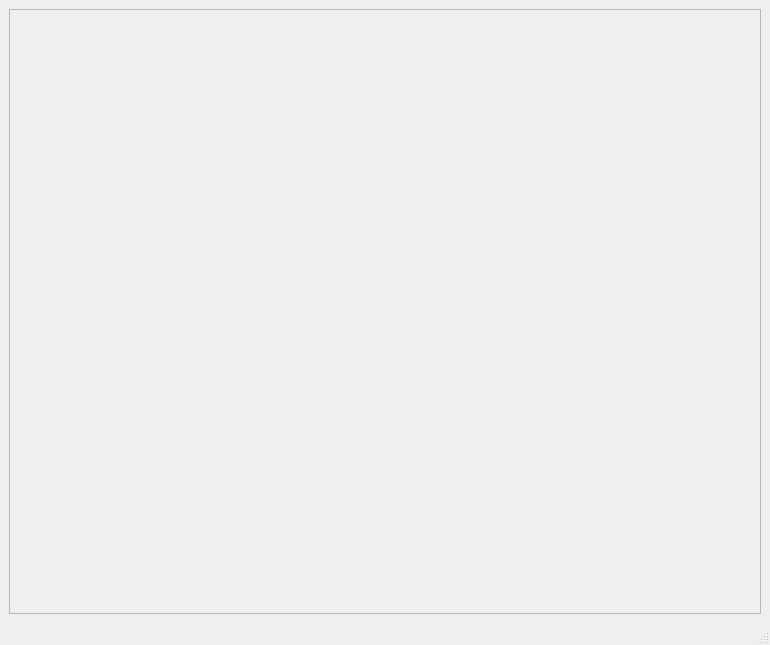
<?xml version="1.0" encoding="UTF-8"?>
<ui version="4.0">
 <class>MainWindow</class>
 <widget class="QMainWindow" name="MainWindow">
  <property name="geometry">
   <rect>
    <x>0</x>
    <y>0</y>
    <width>770</width>
    <height>645</height>
   </rect>
  </property>
  <property name="windowTitle">
   <string>MainWindow</string>
  </property>
  <widget class="QWidget" name="centralwidget">
   <layout class="QVBoxLayout" name="verticalLayout">
    <item>
     <widget class="QScrollArea" name="scrollArea">
      <property name="minimumSize">
       <size>
        <width>750</width>
        <height>580</height>
       </size>
      </property>
      <property name="sizeAdjustPolicy">
       <enum>QAbstractScrollArea::AdjustToContents</enum>
      </property>
      <property name="widgetResizable">
       <bool>false</bool>
      </property>
      <property name="alignment">
       <set>Qt::AlignCenter</set>
      </property>
      <widget class="QWidget" name="scrollAreaWidgetContents">
       <property name="geometry">
        <rect>
         <x>0</x>
         <y>0</y>
         <width>750</width>
         <height>584</height>
        </rect>
       </property>
      </widget>
     </widget>
    </item>
   </layout>
  </widget>
  <widget class="QMenuBar" name="menubar">
   <property name="geometry">
    <rect>
     <x>0</x>
     <y>0</y>
     <width>770</width>
     <height>21</height>
    </rect>
   </property>
  </widget>
  <widget class="QStatusBar" name="statusbar"/>
 </widget>
 <resources/>
 <connections/>
</ui>
